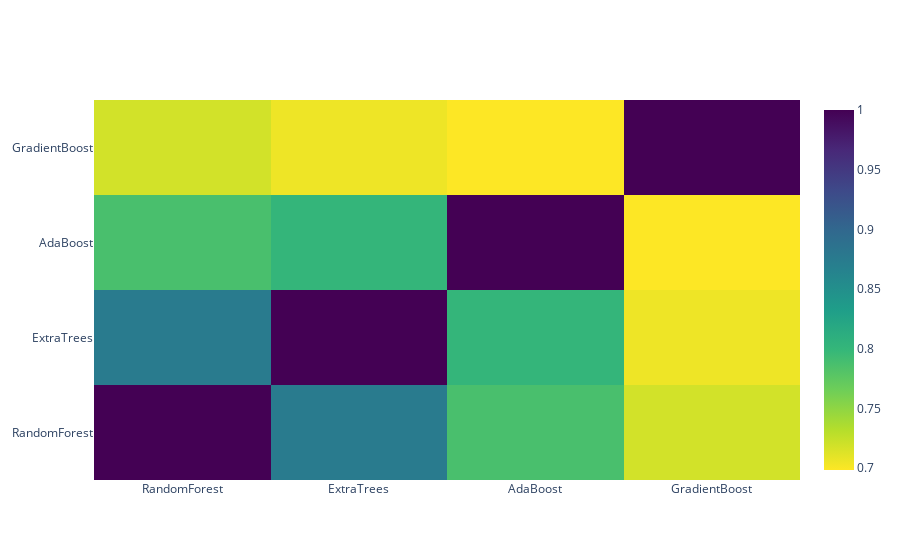

Notebook code cell kept with this figure:
### Markdown cell above
#### **Correlation Heatmap of the Second Level Training set**

### Code cell
data = [
        go.Heatmap(
            z=base_predictions_train.astype(float).corr().values, 
            x=base_predictions_train.columns.values, 
            y=base_predictions_train.columns.values, 
            colorscale='Viridis', 
            showscale=True, 
            reversescale=True
        )
]

py.iplot(data, filename='labelled-heatmap')

### Figure 1 — Plotly figure (JSON) as saved in the notebook; plotly's stock layout.template omitted (floating-point values rounded to 4 significant figures)
{"data": [{"colorscale": [[0, "#440154"], [0.1111, "#482878"], [0.2222, "#3e4989"], [0.3333, "#31688e"], [0.4444, "#26828e"], [0.5556, "#1f9e89"], [0.6667, "#35b779"], [0.7778, "#6ece58"], [0.8889, "#b5de2b"], [1, "#fde725"]], "reversescale": true, "showscale": true, "y": ["RandomForest", "ExtraTrees", "AdaBoost", "GradientBoost"], "x": ["RandomForest", "ExtraTrees", "AdaBoost", "GradientBoost"], "z": [[1, 0.8745, 0.787, 0.7183], [0.8745, 1, 0.8011, 0.7052], [0.787, 0.8011, 1, 0.6984], [0.7183, 0.7052, 0.6984, 1]], "type": "heatmap"}], "layout": {}}
